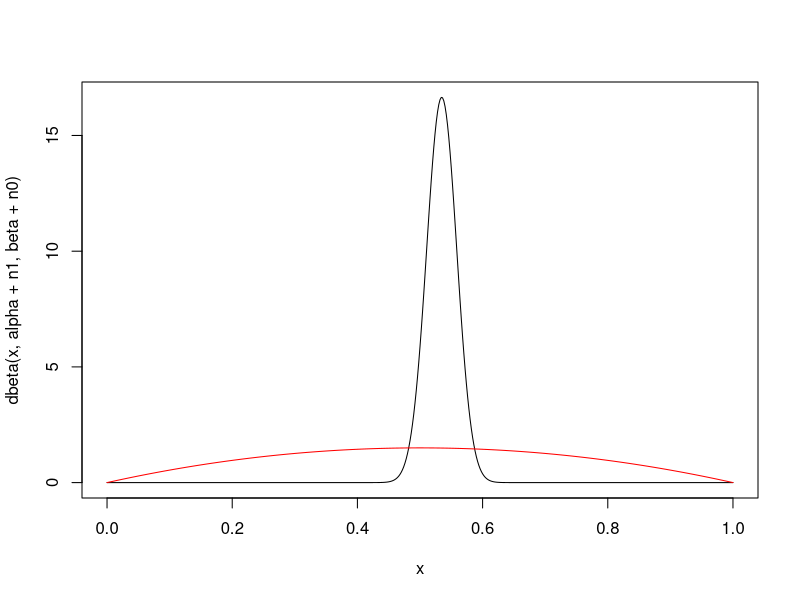
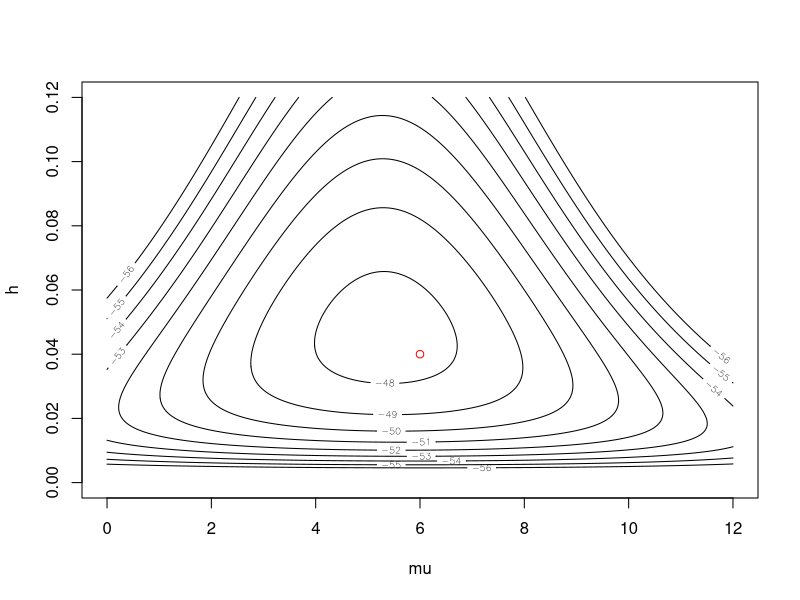
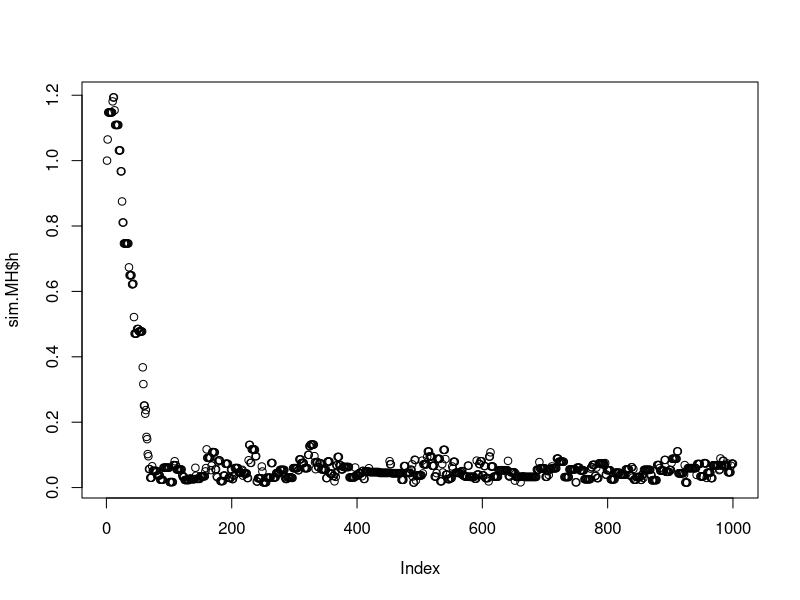
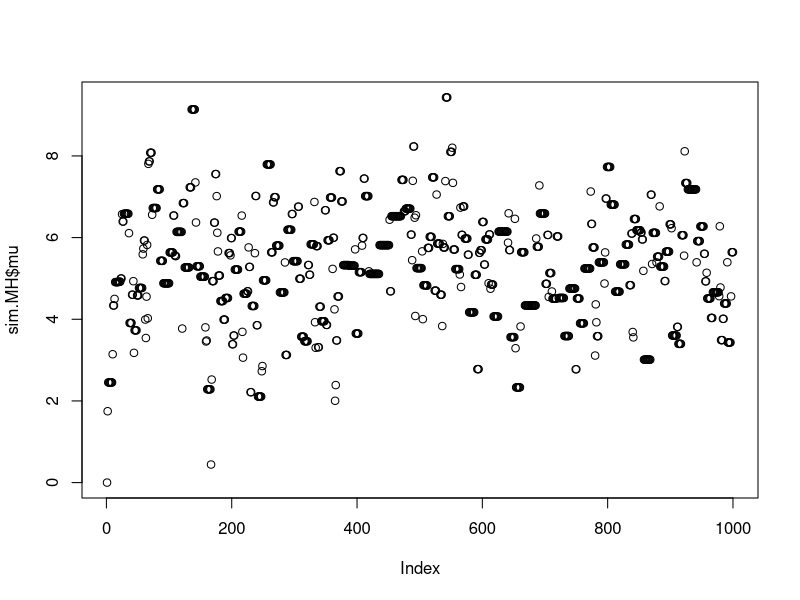
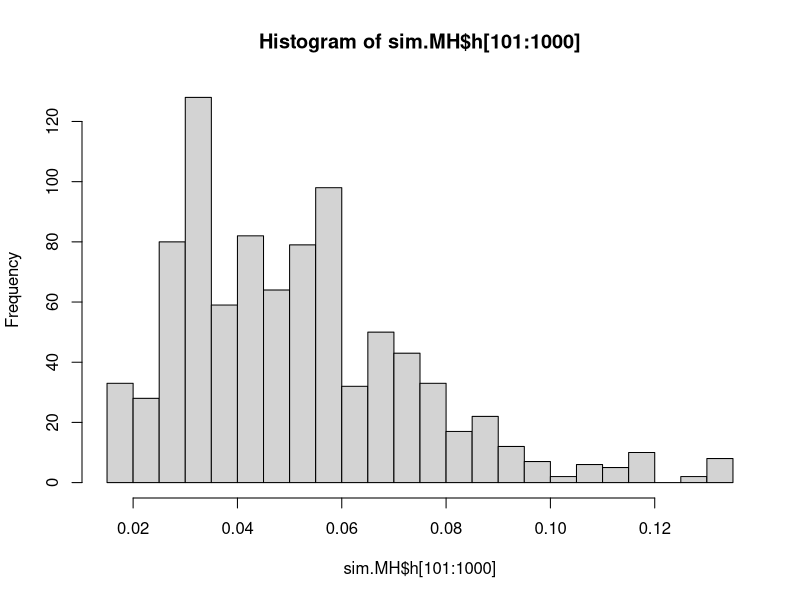
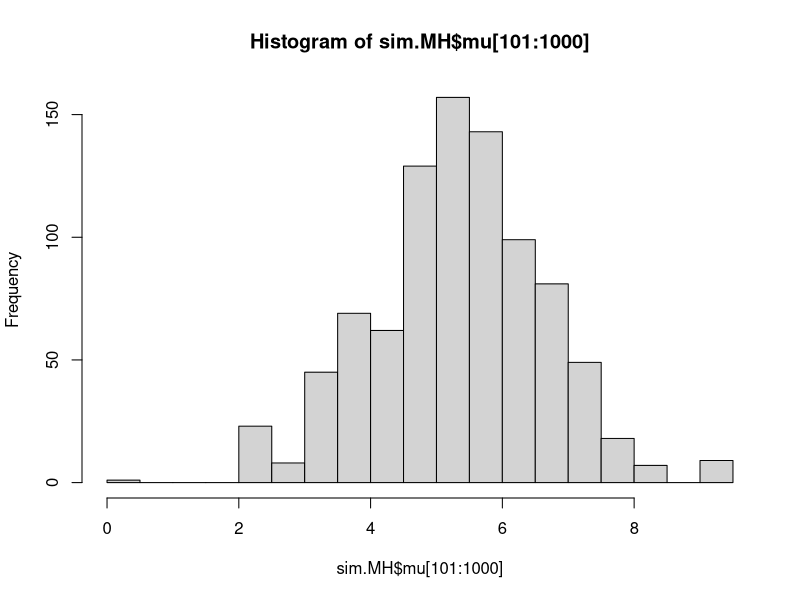

Generate these figures, in order, with R:
## ---- chunk 1
n0 = 200; n1 = 230; alpha=2; beta=2
x = seq(0, 1, by=0.002)
plot(x, dbeta(x, alpha+n1, beta+n0), type='l')
lines(x, dbeta(x, alpha, beta), col='red')
## ---- chunk 2
# Vraies valeurs des paramètres
vrai.mu = 6
vrai.h = 0.04
vrai.sigma = 1/sqrt(vrai.h)

# Données simulatées, statistiques suffisantes
n = 10
y = rnorm(n, vrai.mu, vrai.sigma)
y.bar = mean(y)
y2.bar = mean(y^2)

# Hyper-paramètres
mu.bar = 10
omega.bar = 0.01
nu.bar = 4
s2.bar = 0.01
## ---- chunk 3
# Densité a priori de mu
lnp.mu = function(mu) {
	lnp = dnorm(mu,mu.bar,1/sqrt(omega.bar),log=TRUE)
}

# Densité a priori de h
lnp.h = function(h) {
	lnp = log(s2.bar) + dchisq(h*s2.bar,nu.bar,log=TRUE)
}

# Densité des données
lnp.y..mu.h = function(mu, h) {
	lnp = (n/2)*log(h) - (n/2)*log(2*pi)
	lnp = lnp - 0.5*h*n * (y2.bar - 2*y.bar*mu + mu^2)	
}
## ---- chunk 4
# Densité a posteriori de mu and h, pas normalisée
lnp.mu.h..y = function(mu,h) {
	lnp = lnp.mu(mu) + lnp.h(h) + lnp.y..mu.h(mu,h)
}

# Fonction pour faire un graphique de la densité a posteriori
do.plot = function() {
	mu = seq(0,12,by=0.01)
	h = seq(0,0.12,by=0.0001)
	p = outer(mu,h,FUN=lnp.mu.h..y)
	levels = c(-46,-47,-48,-49,-50,-51,-52,-53,-54,-55,-56)
	contour(mu,h,p,xlab='mu',ylab='h',levels=levels)
	points(vrai.mu, vrai.h, col='red')	
}
## ---- chunk 5
do.plot()
## ---- chunk 6
Metro.sim = function(M) {
  mu = vector('numeric',M); h = vector('numeric',M)
  mu[1] = 0; h[1] = 1
  lnp = lnp.mu.h..y(mu[1], h[1])
  for( m in seq(2,M) ) {
    h.et=rnorm(1,h[m-1],0.05); mu.et=rnorm(1,mu[m-1],2.0)
    if( h.et > 0.0 ) {
      lnp.et = lnp.mu.h..y(mu.et, h.et)
    } else lnp.et = -Inf
    H = exp(lnp.et - lnp)
    if( runif(1) < H ) {
      h[m] = h.et; mu[m] = mu.et; lnp = lnp.et
    } else {
      h[m] = h[m-1]; mu[m] = mu[m-1]
    }
  }
  list(mu=mu, h=h)
}
## ---- chunk 7
sim.MH = Metro.sim(1000)
plot(sim.MH$h)
## ---- chunk 8
plot(sim.MH$mu)
## ---- chunk 9
hist(sim.MH$h[101:1000], 20)
## ---- chunk 10
hist(sim.MH$mu[101:1000], 20)
